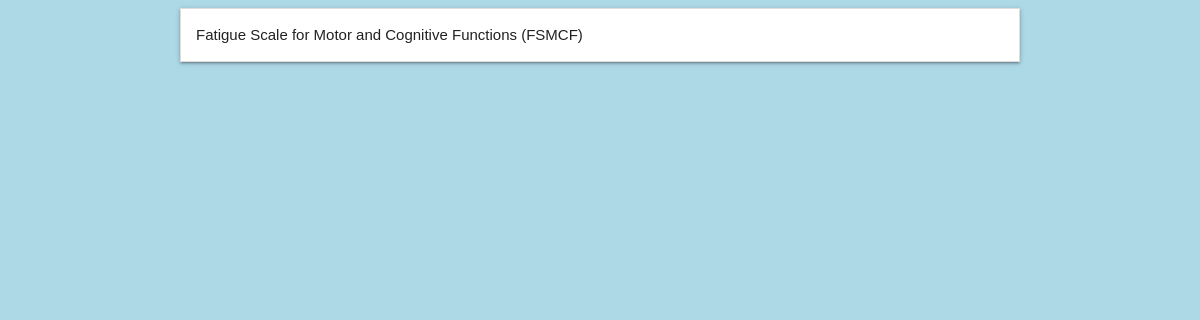
The page /visit/2 on the database as committed earlier.
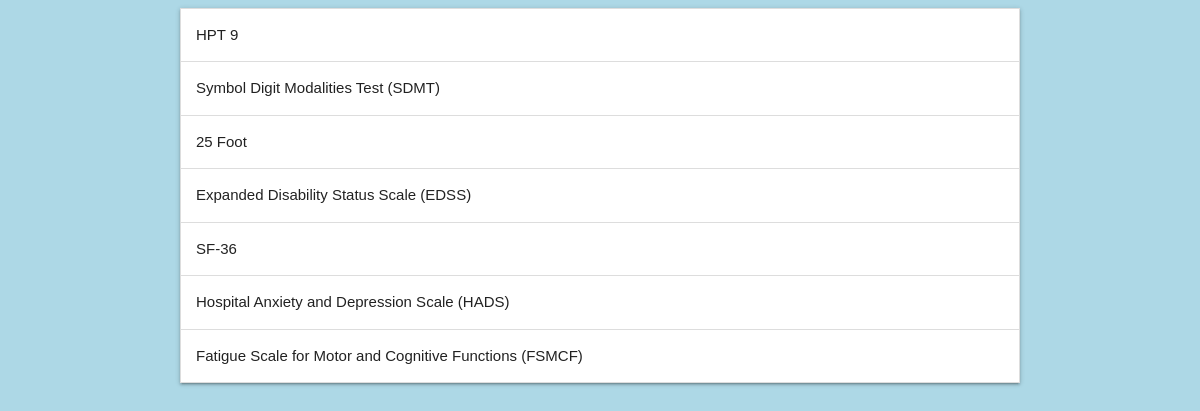
The same page on the database as committed later.
### models.py (models this page shows, shortened)
class BasicTest(db.Model):
    __tablename__ = 'basic_test'
    id = db.Column(db.Integer, primary_key=True)
    visit_id = db.Column(db.Integer, db.ForeignKey('visit.id'), nullable=False)
    screenshot_path = db.Column(db.String(), unique=True, nullable=False)
    type = db.Column(db.String(50))
    __mapper_args__ = {
        'polymorphic_identity' : 'basic_test',
        'polymorphic_on' : type
    }
    def __repr__(self):
        return 'Id: {0}, screen: {1}, type: {2}, visit_Id: {3}'.format(self.id, self.screenshot_path, self.type, self.visit_id)

class FSMC(BasicTest):
    __tablename__ = 'Fatigue Scale for Motor and Cognitive Functions (FSMCF)'
    id = db.Column(db.Integer, db.ForeignKey('basic_test.id'), primary_key=True)
    kog = db.Column(db.Integer)
    mot = db.Column(db.Integer)
    total = db.Column(db.Integer)
    __mapper_args__ = {
        'polymorphic_identity':'Fatigue Scale for Motor and Cognitive Functions (FSMCF)',
    }

class BasicTest(db.Model):
    __tablename__ = 'basic_test'
    id = db.Column(db.Integer, primary_key=True)
    visit_id = db.Column(db.Integer, db.ForeignKey('visit.id'), nullable=False)
    screenshot_path = db.Column(db.String(), unique=True, nullable=False)
    type = db.Column(db.String(50))
    __mapper_args__ = {
        'polymorphic_identity' : 'basic_test',
        'polymorphic_on' : type
    }
    def __repr__(self):
        return 'Id: {0}, screen: {1}, type: {2}, visit_Id: {3}'.format(self.id, self.screenshot_path, self.type, self.visit_id)

class HPT9(BasicTest):
    __tablename__ = 'HPT 9'
    id = db.Column(db.Integer, db.ForeignKey('basic_test.id'), primary_key=True)
    main_hand = db.Column(db.String(10))
    attempt_main_hand_1 = db.Column(db.Float)
    attempt_main_hand_2 = db.Column(db.Float)
    note_main = db.Column(db.Text)
    attempt_sec_hand_1 = db.Column(db.Float)
    attempt_sec_hand_2 = db.Column(db.Float)
    note_sec = db.Column(db.Text)
    __mapper_args__ = {
        'polymorphic_identity':'HPT 9',
    }

class MemoryTest(BasicTest):
    __tablename__ = 'Symbol Digit Modalities Test  (SDMT)'
    id = db.Column(db.Integer, db.ForeignKey('basic_test.id'), primary_key=True)
    memtest_all = db.Column(db.Float)
    memtest_correct = db.Column(db.Float)
    memtest_wrong = db.Column(db.Float)
    __mapper_args__ = {
        'polymorphic_identity':'Symbol Digit Modalities Test  (SDMT)',
    }

class Foot25(BasicTest):
    __tablename__ = '25 Foot'
    id = db.Column(db.Integer, db.ForeignKey('basic_test.id'), primary_key=True)
    foot25_try1 = db.Column(db.Float)
    foot25_try2 = db.Column(db.Float)
    foot25_tools = db.Column(db.String)
    foot25_addition = db.Column(db.Text)
    __mapper_args__ = {
        'polymorphic_identity':'25 Foot',
    }

class EDSS(BasicTest):
    __tablename__ = 'Expanded Disability Status Scale (EDSS)'
    id = db.Column(db.Integer, db.ForeignKey('basic_test.id'), primary_key=True)
    visual = db.Column(db.Float)
    brainstem = db.Column(db.Float)
    pyramidal = db.Column(db.Float)
    cerebellar = db.Column(db.Float)
    sensory = db.Column(db.Float)
    bowel_bladder = db.Column(db.Float)
    cerebral = db.Column(db.Float)
    ambulation_score = db.Column(db.Float)
    edss_step = db.Column(db.Float)
    __mapper_args__ = {
        'polymorphic_identity':'Expanded Disability Status Scale (EDSS)',
    }

class SF36(BasicTest):
    __tablename__ = 'SF-36'
    id = db.Column(db.Integer, db.ForeignKey('basic_test.id'), primary_key=True)
    PHC = db.Column(db.Float)
    MHC = db.Column(db.Float)
    __mapper_args__ = {
        'polymorphic_identity':'SF-36',
    }

class HADS(BasicTest):
    __tablename__ = 'Hospital Anxiety and Depression Scale (HADS)'
    id = db.Column(db.Integer, db.ForeignKey('basic_test.id'), primary_key=True)
    anxiety = db.Column(db.Integer)
    depression = db.Column(db.Integer)
    __mapper_args__ = {
        'polymorphic_identity':'Hospital Anxiety and Depression Scale (HADS)',
    }

### app.py (the view)
@app.route('/visit/<visit_id>', methods=['GET','POST'])
def visit_view(visit_id):
    tests = BasicTest.query.filter_by(visit_id = visit_id).all()
    print(tests)
    return render_template("visit_view.html", tests = tests)

### app.py (called while the page is built)
@app.after_request
def add_header(r):
    r.headers["Cache-Control"] = "no-cache, no-store, must-revalidate"
    r.headers["Pragma"] = "no-cache"
    r.headers["Expires"] = "0"
    r.headers['Cache-Control'] = 'public, max-age=0'
    return r

@app.template_filter('screen_path')
def reverse_filter(s):
    return '/' + s.replace('\\','/')

### templates/visit_view.html (shortened to what this page needs)
{% extends "basic.html" %}
{% block title %}
    <link rel="stylesheet" type=text/css href="{{ url_for('static', filename='css/materialize/materialize.min.css')}}">
{% endblock %}
{% block body %}
    <div class="container">
        <ul class="collapsible">
            {% for test in tests %}
            <li>
                <div class="collapsible-header">{{ test.type }}</div>
            </li>
            {% endfor %}
        </ul>
    </div>
{% endblock %}

### templates/basic.html (shortened to what this page needs)
<!doctype html>
<html lang="ru">
  <head>
    {% block title %}
    {% endblock %}
    <link rel="stylesheet" href="{{ url_for('static', filename='css/style.css')}}">
    <link rel="stylesheet" href="{{ url_for('static', filename='css/styles.css')}}">
  </head>
    {% block body %}{% endblock %}
</html>

### static/css/style.css (style rules this page uses)
* { font-family: Trebuchet MS, palatino linotype, sans-serif; }

Rows that differ between the two databases and show on the page:
added HPT9: type "HPT 9"
added MemoryTest: type "Symbol Digit Modalities Test (SDMT)"
added Foot25: type "25 Foot"
added EDSS: type "Expanded Disability Status Scale (EDSS)"
now on this page (row edited): SF36: type "SF-36"
added HADS: type "Hospital Anxiety and Depression Scale (HADS)"
